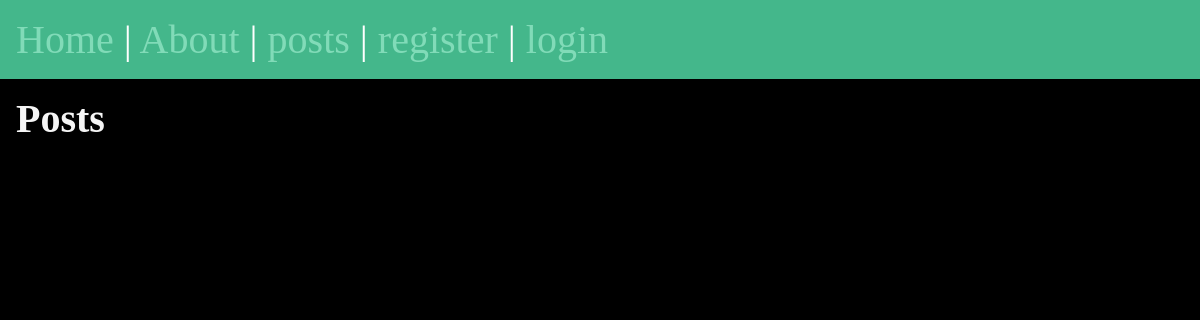
The app's page /posts/, older data.
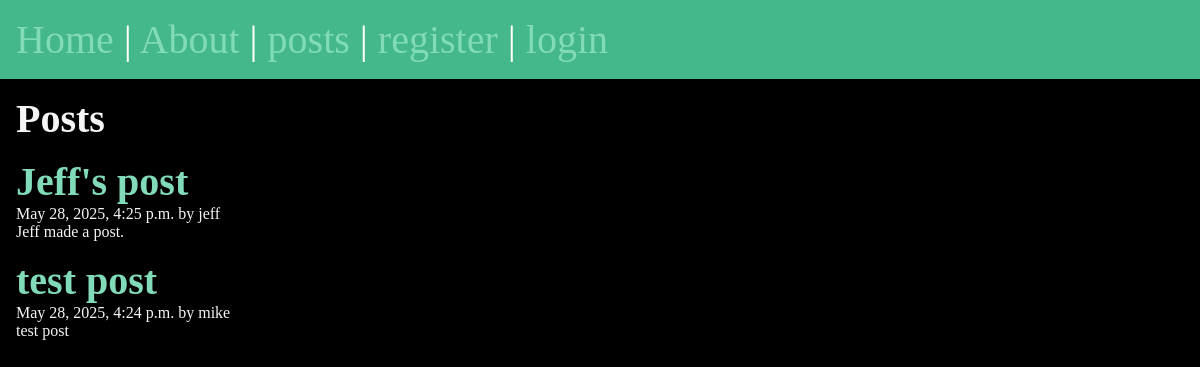
The same page, newer data.
### posts/models.py (models this page shows, shortened)
class Post(models.Model):
    title = models.CharField(max_length=75)
    body = models.TextField()
    slug = models.SlugField()
    date = models.DateTimeField(auto_now_add=True)
    banner = models.ImageField(default='fallback.png', blank=True)
    author = models.ForeignKey(User, on_delete=models.CASCADE, default=None)

### posts/views.py (the view)
# urls.py: path('', views.posts_list, name="list" ),
def posts_list(request):
    posts = Post.objects.all().order_by('-date')
    return render(request, 'posts/posts_list.html', { 'posts': posts })

### posts/templates/posts/posts_list.html (shortened to what this page needs)
{% extends 'layout.html' %}
{% block content %}
<section>
    <h1>Posts</h1>
    {% for post in posts %}
    <article class="posts">
        <h2>
            <a href="{% url 'posts:page' slug=post.slug %}">
                {{ post.title }}
            </a>
        </h2>
        <p>{{ post.date }} by {{ post.author }}</p>
        <p>{{ post.body }}</p>
    </article>
    {% endfor %}
</section>
{% endblock %}

### templates/layout.html (shortened to what this page needs)
<!DOCTYPE html>
{% load static %}
<html lang="en">
  <head>
    <link rel="stylesheet" href="{% static 'css/style.css' %}" />
  </head>
  <body>
    <nav>
      <a href="/">Home</a> | <a href="/about">About</a> |
      <a href="{% url 'posts:list' %}">posts</a>
      {% if user.is_authenticated %}
        | <a href="{% url 'posts:new-post' %}">New Post</a> |
        <form class="logout" action="{% url 'users:logout' %}" method="post">
          {% csrf_token %}
          <button class="logout-button">logout</button>
        </form>
        {% else %}
          | <a href="{% url 'users:register' %}">register</a>
      | <a href="{% url 'users:login' %}">login</a>
        {% endif %}
    </nav>
    <main>{% block content %} {% endblock %}</main>
  </body>
</html>

Row changes from the older to the newer data that the page shows:
added Post: title "Jeff's post", date "May 28, 2025, 4:25 p.m.", author "jeff", body "Jeff made a post."
added Post: title "test post", date "May 28, 2025, 4:24 p.m.", author "mike", body "test post"
